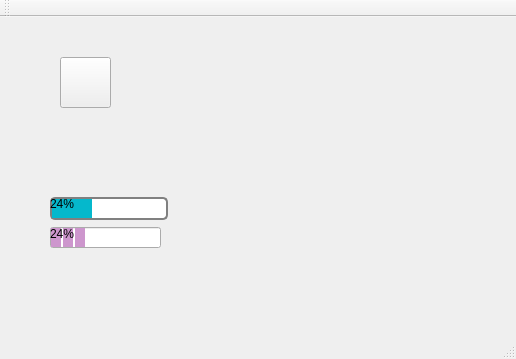
<?xml version="1.0" encoding="UTF-8"?>
<ui version="4.0">
 <class>MainWindow</class>
 <widget class="QMainWindow" name="MainWindow">
  <property name="geometry">
   <rect>
    <x>0</x>
    <y>0</y>
    <width>516</width>
    <height>359</height>
   </rect>
  </property>
  <property name="windowTitle">
   <string>MainWindow</string>
  </property>
  <widget class="QWidget" name="centralWidget">
   <widget class="QPushButton" name="pushButton">
    <property name="geometry">
     <rect>
      <x>60</x>
      <y>40</y>
      <width>51</width>
      <height>51</height>
     </rect>
    </property>
    <property name="styleSheet">
     <string notr="true">QPushButton:!hover{border-image:url(:/image/image/pause_n.png);}
QPushButton:hover{border-image:url(:/image/image/pause_h.png);}</string>
    </property>
    <property name="text">
     <string/>
    </property>
   </widget>
   <widget class="QProgressBar" name="progressBar">
    <property name="geometry">
     <rect>
      <x>50</x>
      <y>180</y>
      <width>118</width>
      <height>23</height>
     </rect>
    </property>
    <property name="styleSheet">
     <string notr="true"> QProgressBar {
      border: 2px solid grey;
      border-radius: 5px;
  }

  QProgressBar::chunk {
      background-color: #05B8CC;
      width: 20px;
  }</string>
    </property>
    <property name="value">
     <number>24</number>
    </property>
   </widget>
   <widget class="QProgressBar" name="progressBar_2">
    <property name="geometry">
     <rect>
      <x>50</x>
      <y>210</y>
      <width>111</width>
      <height>21</height>
     </rect>
    </property>
    <property name="styleSheet">
     <string notr="true">QProgressBar::chunk {
      background-color: #CD96CD;
      width: 10px;
      margin: 0.5px;
  }</string>
    </property>
    <property name="value">
     <number>24</number>
    </property>
    <property name="orientation">
     <enum>Qt::Horizontal</enum>
    </property>
    <property name="invertedAppearance">
     <bool>false</bool>
    </property>
   </widget>
   <widget class="QWidget" name="">
    <property name="geometry">
     <rect>
      <x>160</x>
      <y>100</y>
      <width>244</width>
      <height>22</height>
     </rect>
    </property>
    <layout class="QHBoxLayout" name="horizontalLayout">
     <item>
      <widget class="QPushButton" name="pushButton_3">
       <property name="styleSheet">
        <string notr="true">QPushButton{
border:none;/*没有边框*/
border-top-right-radius:5px;/*右上角5个像素圆角*/
background-color:rgb(255,52,56)
}
QPushButton:hover{background-color:rgb(123,22,45)}/*hover表示移动到*/
QPushButton:pressed{background-color:rgb(13,22,45)}</string>
       </property>
       <property name="text">
        <string>PushButton</string>
       </property>
      </widget>
     </item>
     <item>
      <spacer name="horizontalSpacer">
       <property name="orientation">
        <enum>Qt::Horizontal</enum>
       </property>
       <property name="sizeHint" stdset="0">
        <size>
         <width>40</width>
         <height>20</height>
        </size>
       </property>
      </spacer>
     </item>
     <item>
      <widget class="QPushButton" name="pushButton_2">
       <property name="styleSheet">
        <string notr="true">QPushButton {
      border: 2px solid #8f8f91;
      border-radius: 6px;
      background-color: qlineargradient(x1: 0, y1: 0, x2: 0, y2: 1,
                                        stop: 0 #f6f7fa, stop: 1 #dadbde);
      min-width: 80px;
  }

  QPushButton:pressed {
      background-color: qlineargradient(x1: 0, y1: 0, x2: 0, y2: 1,
                                        stop: 0 #dadbde, stop: 1 #f6f7fa);
  }

  QPushButton:flat {
      border: none; /* no border for a flat push button */
  }

  QPushButton:default {
      border-color: navy; /* make the default button prominent */
  }</string>
       </property>
       <property name="text">
        <string>PushButton</string>
       </property>
      </widget>
     </item>
     <item>
      <spacer name="horizontalSpacer_2">
       <property name="orientation">
        <enum>Qt::Horizontal</enum>
       </property>
       <property name="sizeHint" stdset="0">
        <size>
         <width>40</width>
         <height>20</height>
        </size>
       </property>
      </spacer>
     </item>
    </layout>
   </widget>
  </widget>
  <widget class="QMenuBar" name="menuBar">
   <property name="geometry">
    <rect>
     <x>0</x>
     <y>0</y>
     <width>516</width>
     <height>23</height>
    </rect>
   </property>
  </widget>
  <widget class="QToolBar" name="mainToolBar">
   <attribute name="toolBarArea">
    <enum>TopToolBarArea</enum>
   </attribute>
   <attribute name="toolBarBreak">
    <bool>false</bool>
   </attribute>
  </widget>
  <widget class="QStatusBar" name="statusBar"/>
 </widget>
 <layoutdefault spacing="6" margin="11"/>
 <resources/>
 <connections/>
</ui>
